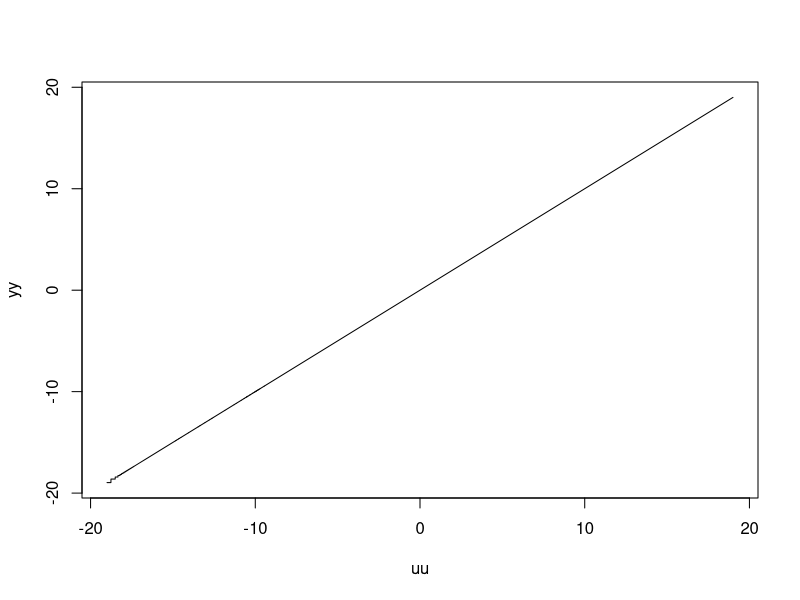

This chart was generated by the following R code: (Note: this script raises an error after producing the figure.)
# --- Constants ---
PSI_1_R <- digamma(1)
PSI_P_1_R <- trigamma(1)

SQRT3_OVER_PI_R <- sqrt(3) / pi
PI_OVER_SQRT6_R <- pi / sqrt(6)
EULER_GAMMA_R <- -PSI_1_R # Euler-Mascheroni constant

U_LOW_CUTOFF_R <- -4.0
U_HIGH_CUTOFF_R <- 4.0

# --- Placeholder for your xi_1 and xi_1_prime functions ---
# You need to provide these, based on R's digamma, trigamma, psigamma
# For simplicity, I'll make dummy ones that won't actually work for real calculations
# but show the structure.
xi_1_func_r <- function(u_val) {
  # THIS IS A DUMMY - REPLACE WITH ACTUAL XI_1(u)
  if (u_val < -15) return(1.0 - (pi^2 / 3.0) * exp(2 * u_val))
  if (u_val > 20) return(-(sqrt(6)/pi) * u_val)
  # Simplified non-functional example for structure
  k <- exp(u_val)
  num <- digamma(1) - digamma(k)
  den <- sqrt(trigamma(1) + trigamma(k))
  return(num/den) # REPLACE WITH YOUR ACTUAL IMPLEMENTATION
}

xi_1_prime_func_r <- function(u_val) {
  # THIS IS A DUMMY - REPLACE WITH ACTUAL XI_1'(u)
  if (u_val < -15) return(-2.0 * (pi^2 / 3.0) * exp(2 * u_val))
  if (u_val > 20) return(-(sqrt(6)/pi))

  k <- exp(u_val)
  psi_k <- digamma(k)
  psi_p_k <- trigamma(k)
  psi_pp_k <- psigamma(k, deriv = 2) # tetragamma in R

  term_psi_p_1_plus_psi_p_k <- trigamma(1) + psi_p_k

  numerator_L_prime <- -psi_p_k * term_psi_p_1_plus_psi_p_k - 0.5 * (digamma(1) - psi_k) * psi_pp_k
  denominator_L_prime <- term_psi_p_1_plus_psi_p_k^1.5

  L_prime_k <- numerator_L_prime / denominator_L_prime
  return(L_prime_k * k) # REPLACE WITH YOUR ACTUAL IMPLEMENTATION
}


# --- Tail Approximations for Inverse (Initial Guess) ---
# For u -> -infty (y -> 1^-)
u_guess_left_tail <- function(y_target) {
  val_inside_log <- 1.0 - y_target
  # Simple guard for log
  if (val_inside_log < 1e-16) val_inside_log <- 1e-16
  return(0.5 * log(val_inside_log) + log(SQRT3_OVER_PI_R))
}

# For u -> +infty (y -> -infty)
u_guess_right_tail <- function(y_target) {
  return(-PI_OVER_SQRT6_R * y_target - EULER_GAMMA_R)
}


# --- Precompute y values at cutoffs ---
# You MUST ensure xi_1_func_r is working before these lines
Y_L_CUTOFF_R <- xi_1_func_r(U_LOW_CUTOFF_R)
Y_R_CUTOFF_R <- xi_1_func_r(U_HIGH_CUTOFF_R)


get_initial_u_guess_r <- function(y_target) {
  if (y_target > Y_L_CUTOFF_R) {
    return(u_guess_left_tail(y_target))
  } else if (y_target < Y_R_CUTOFF_R) {
    return(u_guess_right_tail(y_target))
  } else {
    # Linear interpolation for the middle
    u_guess <- U_LOW_CUTOFF_R +
      (U_HIGH_CUTOFF_R - U_LOW_CUTOFF_R) *
      (y_target - Y_L_CUTOFF_R) / (Y_R_CUTOFF_R - Y_L_CUTOFF_R)
    # Clamp guess
    return(max(U_LOW_CUTOFF_R, min(u_guess, U_HIGH_CUTOFF_R)))
  }
}


# --- Newton-Raphson Solver ---
solve_for_u_r <- function(y_target, max_iter = 30, tol = 1e-9) {
  u_n <- get_initial_u_guess_r(y_target)

  for (i in 1:max_iter) {
    xi_1_val <- xi_1_func_r(u_n)
    xi_1_prime_val <- xi_1_prime_func_r(u_n)

    f_u_n <- xi_1_val - y_target

    if (abs(f_u_n) < tol) {
      return(u_n)
    }

    if (abs(xi_1_prime_val) < 1e-12) { # Derivative too small
      # print(paste("Warning: Derivative too small at u_n =", u_n))
      return(u_n) # Stop if derivative is tiny, might be flat or stuck
    }

    u_n_plus_1 <- u_n - f_u_n / xi_1_prime_val

    # Basic check for NaN/Inf or large jumps
    if (is.nan(u_n_plus_1) || is.infinite(u_n_plus_1)) {
      # print(paste("Solver diverged (NaN/Inf) for y_target =", y_target, "at u_n =", u_n))
      return(NA) # Or u_n if a "best effort" is fine
    }
    if (abs(u_n_plus_1 - u_n) > 10 && i > 5) { # Detect very large jump after a few iterations
      # print(paste("Solver may be diverging (large step) for y_target =", y_target, "at u_n =", u_n))
      # return(u_n) # Return current u_n
    }


    u_n <- u_n_plus_1
  }

  # print(paste("Solver did not converge for y_target =", y_target, ". Last u =", u_n, "Error =", f_u_n))
  # Check final error, return u_n if close enough, otherwise NA
  final_xi_1_val <- xi_1_func_r(u_n)
  final_f_u_n <- final_xi_1_val - y_target
  if (abs(final_f_u_n) < tol * 10) return(u_n)

  return(NA)
}

# ... (keep constants and tail guess functions) ...

# You MUST have robust xi_1_func_r and xi_1_prime_func_r
# Specifically, xi_1_func_r(u) for u << 0 should accurately give a value slightly less than 1.
# And 1.0 - xi_1_func_r(u) should be accurate.

# --- Newton-Raphson Solver ---
solve_for_u_r_revised <- function(y_target, max_iter = 30, tol = 1e-9) {
  # Decide strategy based on y_target (or initial u_guess)
  # Y_L_CUTOFF_R is xi_1_func_r(-4.0). If y_target is greater, u is more negative.
  # Let's use a threshold for y_target to switch to log-transformed solve.
  # For y > Y_L_CUTOFF_R, xi_1 is very close to 1.
  # Threshold could be Y_L_CUTOFF_R, or even a bit lower like 0.95 if Y_L_CUTOFF_R itself is very stable.

  use_log_transform_solve <- (y_target > Y_L_CUTOFF_R && y_target < 1.0) # Only if y is (0,1) and close to 1

  u_n <- get_initial_u_guess_r(y_target) # Initial guess is still useful

  if (use_log_transform_solve) {
    if (y_target >= 1.0 || y_target <= 0) { # Should not happen if Y_L_CUTOFF is sane
      # print(paste("Warning: y_target is not suitable for log transform:", y_target))
      use_log_transform_solve <- FALSE
    } else {
      z_target <- log1p(-y_target)
      # Refine initial u_n for the log-transformed problem using its own tail approx:
      # z_target ~ 2*u + log(pi^2/3) => u ~ 0.5 * (z_target - log(pi^2/3))
      u_n <- 0.5 * (z_target - log(pi^2/3)) # Override previous u_n for this case
    }
  }

  for (i in 1:max_iter) {
    f_u_n_val <- NA
    f_prime_u_n_val <- NA

    if (use_log_transform_solve) {
      # We need g(u) = log(1 - xi_1(u)) and g'(u) = -xi_1'(u) / (1 - xi_1(u))
      xi_1_at_un <- xi_1_func_r(u_n)
      one_minus_xi_1 <- 1.0 - xi_1_at_un

      if (one_minus_xi_1 <= 1e-100) { # xi_1 is too close to 1 or >= 1
        # This region is tricky. Asymptotically g'(u) -> 2.
        # If xi_1_at_un is indistinguishable from 1, log(1-xi_1) is -Inf.
        # print(paste("Log-transform: 1-xi_1 too small at u_n =", u_n))
        # If u_n is already very negative, this might mean we are at the limit.
        # Fallback to asymptotic derivative if u_n is very negative
        if (u_n < -15) { # Arbitrary threshold for "very negative"
          f_u_n_val <- (2*u_n + log(pi^2/3)) - z_target # Use asymptotic g(u)
          f_prime_u_n_val <- 2.0
        } else {
          # Could try to nudge u_n or stop
          return(u_n) # Or NA
        }
      } else {
        g_u_n <- log(one_minus_xi_1)
        xi_1_prime_at_un <- xi_1_prime_func_r(u_n)

        f_u_n_val <- g_u_n - z_target
        if (abs(one_minus_xi_1) < 1e-16 && abs(xi_1_prime_at_un) < 1e-16 && u_n < -15) { # Both are tiny, use asymptotic g'(u)
          f_prime_u_n_val <- 2.0
        } else if (abs(one_minus_xi_1) < 1e-16) { # Denom too small for g'
          f_prime_u_n_val <- 2.0 # Fallback
        }
        else {
          f_prime_u_n_val <- -xi_1_prime_at_un / one_minus_xi_1
        }
      }
    } else { # Standard solve: xi_1(u) - y_target = 0
      f_u_n_val <- xi_1_func_r(u_n) - y_target
      f_prime_u_n_val <- xi_1_prime_func_r(u_n)
    }

    if (is.na(f_u_n_val) || is.na(f_prime_u_n_val)) {
      # print(paste("NA in f or f' at u_n=", u_n))
      return(NA)
    }

    if (abs(f_u_n_val) < tol) {
      return(u_n)
    }

    if (abs(f_prime_u_n_val) < 1e-12) {
      # print(paste("Warning: Derivative too small at u_n =", u_n, "f_prime=", f_prime_u_n_val))
      # If error is also small, accept. Otherwise, it's problematic.
      if (abs(f_u_n_val) < tol * 100) return(u_n)
      return(u_n) # Or NA
    }

    step <- f_u_n_val / f_prime_u_n_val
    # Simple step damping for log transform as g'(u) should be around 2
    if (use_log_transform_solve && abs(step) > 2.0) { # If step seems too large for g'(u)~2
      step <- sign(step) * min(abs(step), 2.0)
    } else if (abs(step) > 5.0 && i > 3) { # General step limiter for large steps
      step <- sign(step) * 5.0
    }

    u_n_plus_1 <- u_n - step

    if (is.nan(u_n_plus_1) || is.infinite(u_n_plus_1)) {
      # print(paste("Solver diverged (NaN/Inf) for y_target =", y_target, "at u_n =", u_n))
      return(NA)
    }

    u_n <- u_n_plus_1
  }

  # Check final error
  final_check_val <- NA
  if (use_log_transform_solve && exists("z_target")) {
    final_g_un <- tryCatch(log(1.0 - xi_1_func_r(u_n)), error = function(e) NA)
    if (!is.na(final_g_un)) final_check_val <- final_g_un - z_target
  } else {
    final_check_val <- xi_1_func_r(u_n) - y_target
  }

  if (!is.na(final_check_val) && abs(final_check_val) < tol * 10) return(u_n)

  # print(paste("Solver did not converge for y_target =", y_target, ". Last u =", u_n))
  return(NA)
}


uu <- seq(-19, 19, length.out = 10000)
yy <- sapply(uu, \(u) solve_for_u_r_revised(xi_1_func_r(u)))

# plot(yy, abs(yy - uu))
#
plot(uu, yy, type = "l")

uu <- seq(-20, Y_R_CUTOFF_R, length.out = 10000)
uu <- seq(-15, 15, length.out = 100000)
yy <- sapply(uu, \(uu) xi(exp(uu), 1))
plot(uu, sapply(yy, \(y) get_initial_u_guess_r(y)), type = "l", lwd = 2)
lines(uu, sapply(yy, \(y) solve_for_u_r_revised(y)), col = "red")

uu <- seq(-4, 4, length.out = 100000)
yy <- sapply(uu, \(uu) xi(exp(uu), 1))
f <- splinefun(x = yy, y = uu, method = "fmm")
lines(uu, f(yy), col = "blue")
#
# max(abs(yy - uu))
# which.max(abs(yy - uu))
#
# plot(yy, abs(yy - uu))

uu <- seq(-4, 4, length.out = 100000)
yy <- sapply(uu, \(uu) xi(exp(uu), 1))
#mod <- lm(uu ~ poly(yy, 10))
#lines(uu, predict(mod), col = "green")

f <- splinefun(x = yy, y = uu, method = "fmm")
lines(uu, f(yy), col = "blue")
